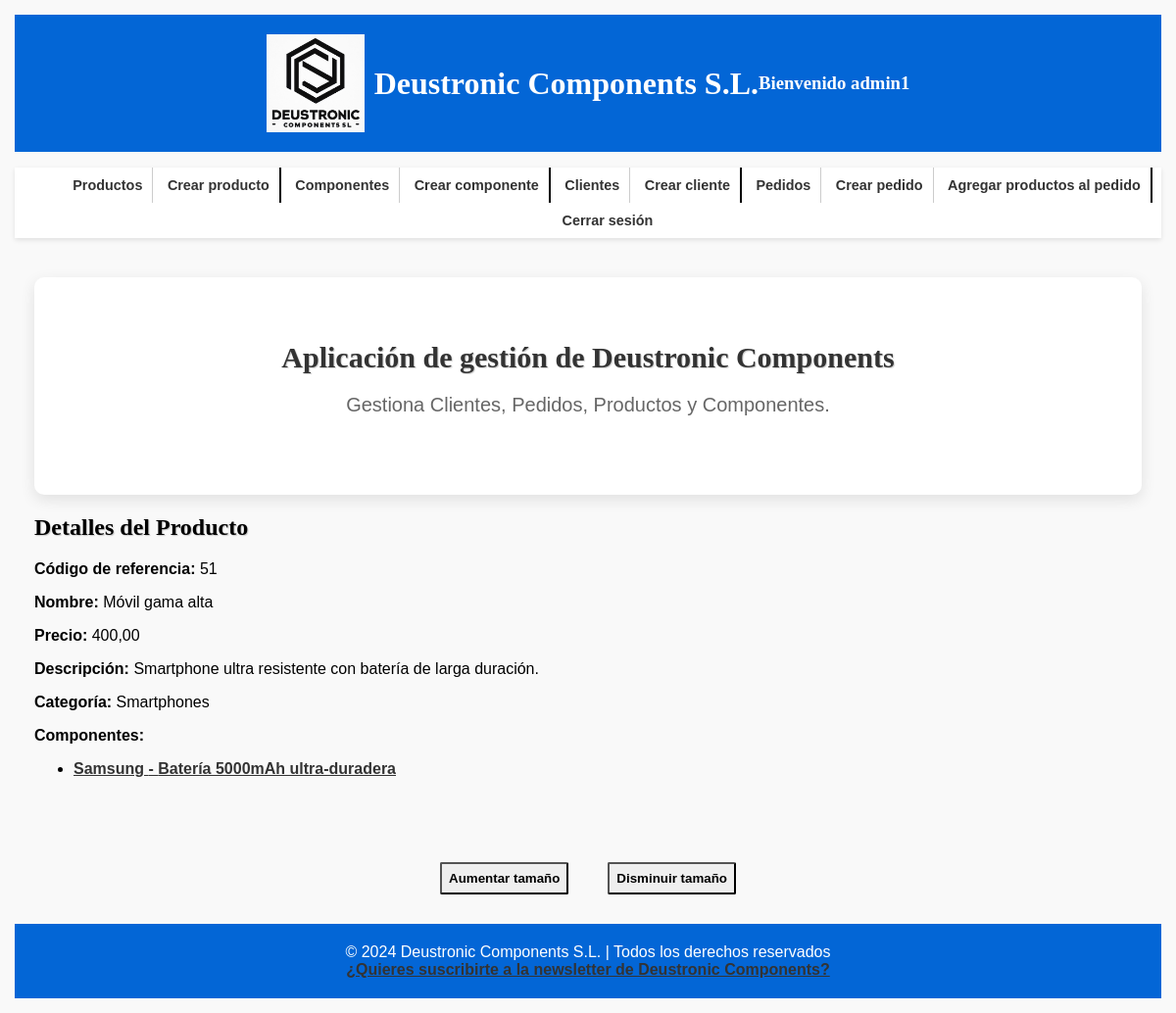
The app's page /appDeustronicComponents/producto/51/ (signed in) with its own data.
### appDeustronicComponents/models.py (models this page shows, shortened)
class Producto(models.Model):
    cod_ref_prod = models.CharField(max_length=100, primary_key=True)
    precio = models.DecimalField(max_digits=10, decimal_places=2)
    nombre = models.CharField(max_length=100)
    descripcion = models.TextField()
    categoria = models.CharField(max_length=100)
    componente = models.ManyToManyField(Componente)
    created = models.DateTimeField(auto_now_add=True)
    updated = models.DateTimeField(auto_now=True)
    class Meta:
        verbose_name_plural = "productos"
        verbose_name = "producto"
        ordering = ["-created"]

class Componente(models.Model):
    cod_ref_comp = models.CharField(max_length=100, primary_key=True)
    modelo = models.CharField(max_length=100)
    marca = models.CharField(max_length=100)
    created = models.DateTimeField(auto_now_add=True)
    updated = models.DateTimeField(auto_now=True)
    class Meta:
        verbose_name_plural = "componentes"
        verbose_name = "componente"
        ordering = ["-created"]

### appDeustronicComponents/views.py (the view)
# urls.py: path('producto/<int:pk>/', ProductoDetailView.as_view(), name='detalle_producto'),
class ProductoDetailView(DetailView):
    model = Producto
    template_name = 'appDeustronicComponents/producto_detail.html'
    context_object_name = 'producto'
    @method_decorator(login_required)
    def dispatch(self, request, *args, **kwargs):
        return super().dispatch(request, *args, **kwargs)
    def get_queryset(self):
        return Producto.objects.filter(pk=self.kwargs['pk'])
    def get_context_data(self, **kwargs):
        context = super().get_context_data(**kwargs)
        producto = self.get_object()
        componentes = producto.componente.all()
        context['componentes'] = componentes
        return context

### templates/appDeustronicComponents/producto_detail.html (shortened to what this page needs)
{% extends 'base.html' %}
{% block contenido %}
    <h2 class="izq">Detalles del Producto</h2>
    <p><strong>Código de referencia:</strong> {{ producto.cod_ref_prod }}</p>
    <p><strong>Nombre:</strong> {{ producto.nombre }}</p>
    <p><strong>Precio:</strong> {{ producto.precio }}</p>
    <p><strong>Descripción:</strong> {{ producto.descripcion }}</p>
    <p><strong>Categoría:</strong> {{ producto.categoria }}</p>
    <p><strong>Componentes:</strong></p>
    <ul>
        {% for componente in componentes %}
            <li><a href="{% url 'detalle_componente' componente.pk %}">{{ componente.marca }}
                - {{ componente.modelo }}</a></li>
        {% empty %}
            <li>No hay componentes asociados a este producto.</li>
        {% endfor %}
    </ul>
{% endblock %}

### templates/base.html (shortened to what this page needs)
<!DOCTYPE html>
<html lang="es">
<head>
    {% load static %}
    <link rel="stylesheet" href="{% static 'css/style.css' %}">
</head>
<body>
<header>
    <div class="logo-container">
        <a href="/appDeustronicComponents/">
            <img src="{% static 'images/logo.jpg' %}" alt="Deustronic Components Logo">
        </a>
        <h1>Deustronic Components S.L.</h1>
        <h3>
            Bienvenido {{ request.user.username }}
        </h3>
    </div>
</header>
<nav>
    <ul id="listaNav">
        <li><a href="{% url 'lista_productos' %}">Productos</a></li>
        <li class="separador"><a href="{% url 'crear_producto' %}">Crear producto</a></li>
        <li><a href="{% url 'lista_componentes' %}">Componentes</a></li>
        <li class="separador"><a href="{% url 'crear_componente' %}">Crear componente</a></li>
        <li><a href="{% url 'lista_clientes' %}">Clientes</a></li>
        <li class="separador"><a href="{% url 'crear_cliente' %}">Crear cliente</a></li>
        <li><a href="{% url 'lista_pedido_productos' %}">Pedidos</a></li>
        <li><a href="{% url 'crear_pedido' %}">Crear pedido</a></li>
        <li class="separador"><a href="{% url 'crear_pedido_producto' %}">Agregar productos al pedido</a></li>
        <li><a href="{% url 'logout' %}">Cerrar sesión</a></li>
    </ul>
</nav>
<div id="content">
    <section class="main-section">
        <h2>Aplicación de gestión de Deustronic Components</h2>
        <p>Gestiona Clientes, Pedidos, Productos y Componentes.</p>
    </section>
    {% block contenido %}{% endblock %}
</div>
<div id="tamaño_texto">
    <button id="aumentar">Aumentar tamaño</button>
    <button id="disminuir">Disminuir tamaño</button>
</div>
<footer>
    &copy; 2024 Deustronic Components S.L. | Todos los derechos reservados
    <br>
    <a href="{% url 'mail' %}">¿Quieres suscribirte a la newsletter de Deustronic Components?</a>
</footer>
</body>
</html>

### static/css/style.css (style rules this page uses)
html { box-sizing: border-box; font-size: 62.5%; }
*, *:before, *:after { box-sizing: inherit; }
img { max-width: 100%; display: flex; }
h1, h2, h3 { font-family: "Playfair Display", serif; }
h2 { text-align: center; text-shadow: 1px 1px 1px rgba(0, 0, 0, 0.2); }
.izq { text-align: left; }
body { font-family: Arial, sans-serif; margin: 1rem; padding: 0.5rem; background-color: #f9f9f9; font-size: 1.6rem; }
header { background-color: #0366d6; padding: 20px; color: #fff; display: flex; text-align: center; justify-content: center; }
.logo-container { display: flex; justify-content: left; align-items: center; }
nav { background-color: #fff; box-shadow: 0 2px 5px rgba(0, 0, 0, 0.1); text-align: center; }
nav ul li:last-child { border-right: 0; }
a { color: #333; font-weight: bold; transition: color 0.3s ease; text-decoration: underline; }
#content { margin: 20px auto; padding: 20px; min-width: 100%; max-width: 100%; display: block; }
.main-section { background-color: #fff; border-radius: 10px; box-shadow: 0 5px 15px rgba(0, 0, 0, 0.1); padding: 40px; text-align: center; }
.main-section h2 { color: #333; font-size: 3rem; margin-bottom: 20px; }
.main-section p { color: #666; font-size: 2rem; margin-bottom: 40px; text-align: center; }
footer { background-color: #0366d6; color: #fff; text-align: center; padding: 20px 0; }

### records on screen
Producto: cod_ref_prod "51", nombre "Móvil gama alta", precio "400,00", descripcion "Smartphone ultra resistente con batería de larga duración.", categoria "Smartphones"
Componente: marca "Samsung", modelo "Batería 5000mAh ultra-duradera"

### other values on screen
{{ request.user.username }} "admin1"
